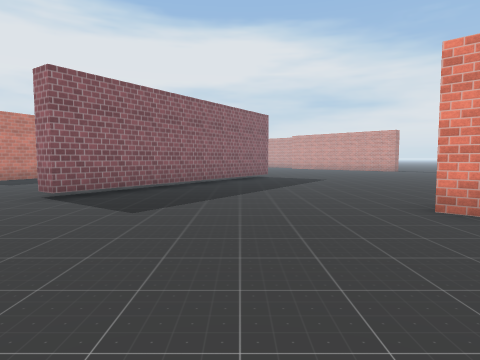
view 1 (above)

24 first-person views from a walk through a scene from a Unity 3-D project. The camera is 1.3 m above the floor, tilts 4° down and sees 75° across. The floor is counted in squares, 2 m on a side. Each view is taken from the middle of a square. On the plan, view 1 faces up. The plan holds only what a view shows up to about 10 squares ahead; the rest is blank. The place goes on beyond the plan. Some surface patterns are stand-ins.

view 2
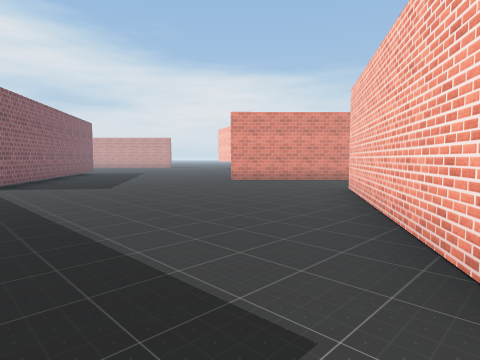

view 3
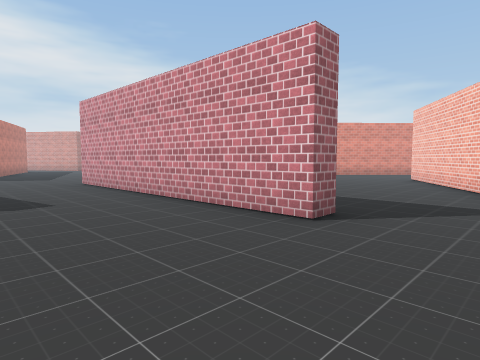

view 4
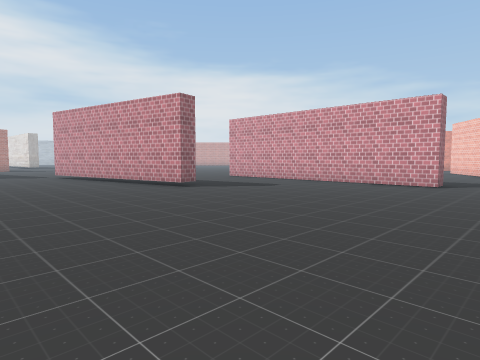

view 5
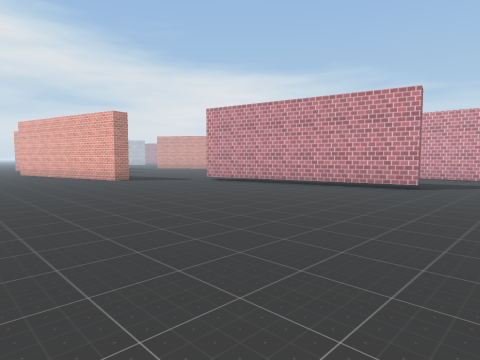

view 6
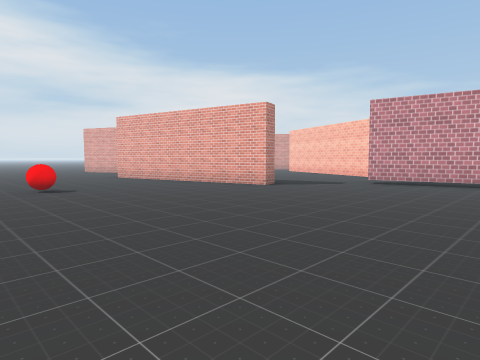

view 7
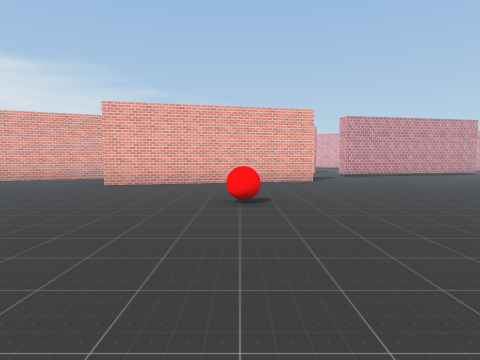

view 8
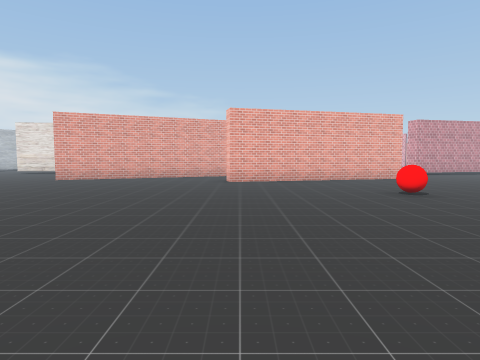

view 9
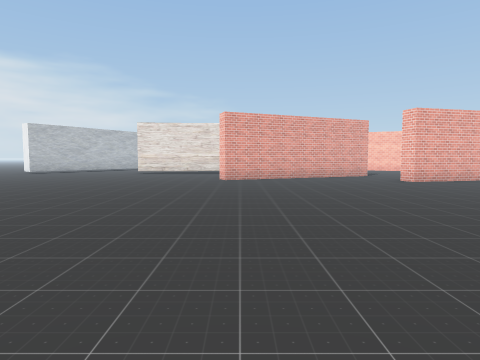

view 10
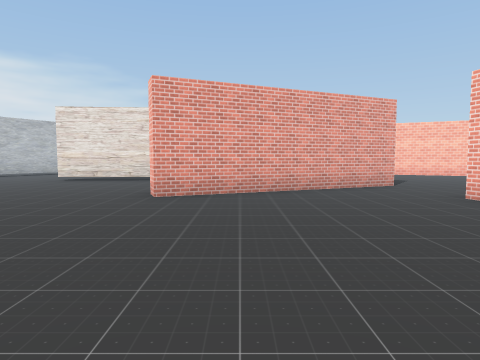

view 11
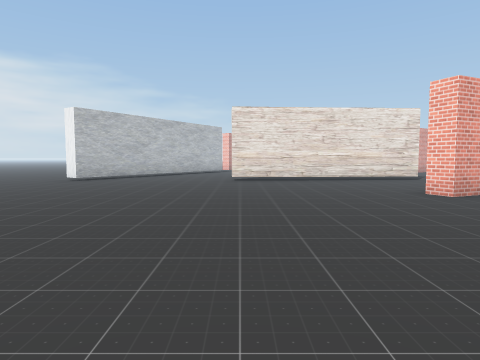

view 12
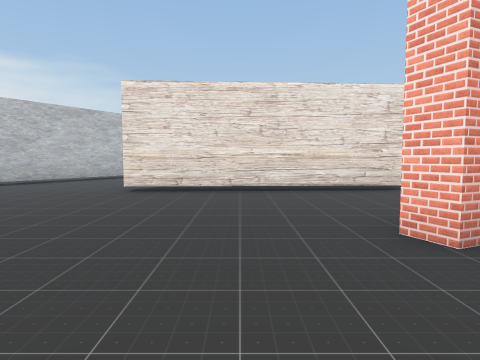

view 13
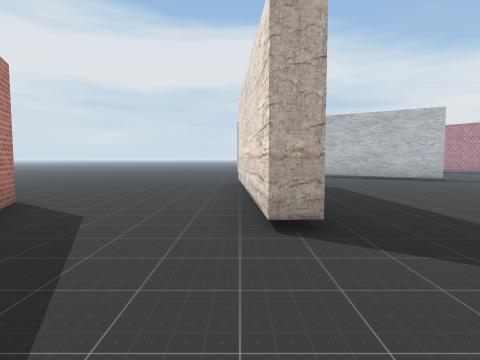

view 14
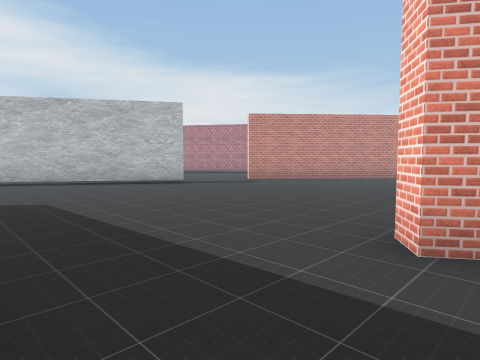

view 15
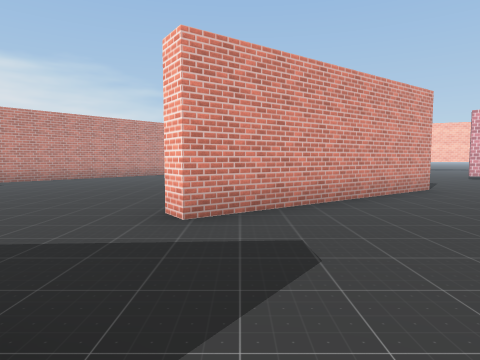

view 16
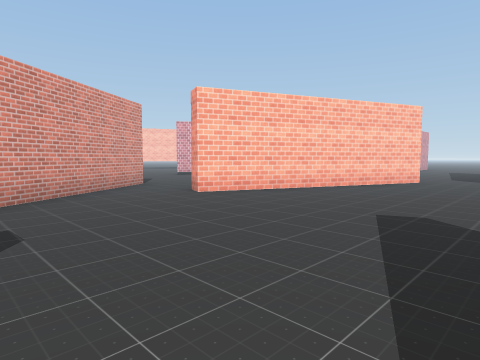

view 17
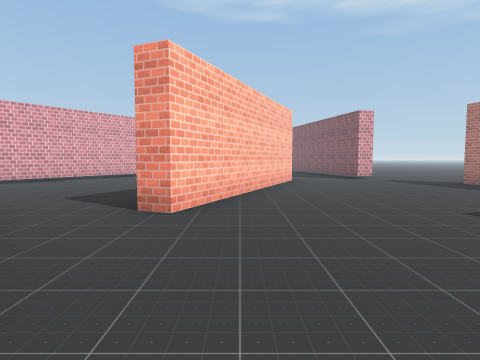

view 18
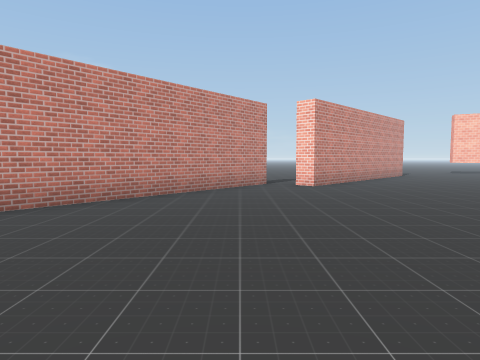

view 19
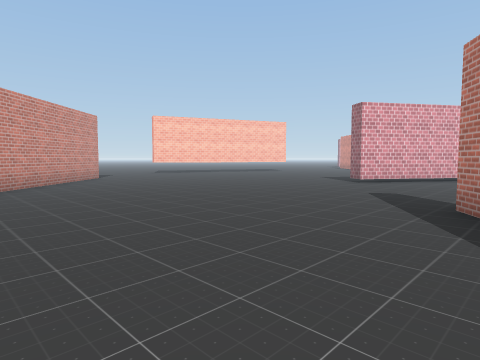

view 20
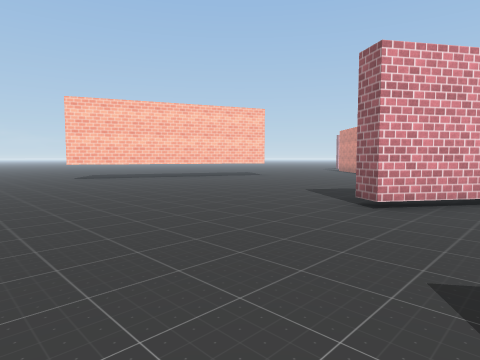

view 21
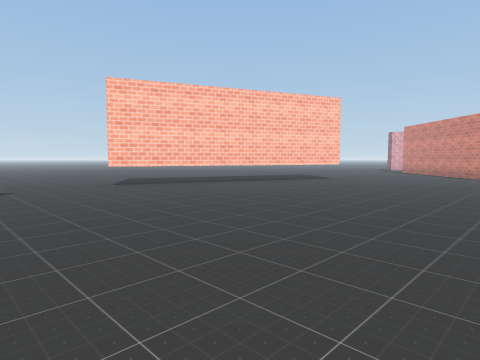

view 22
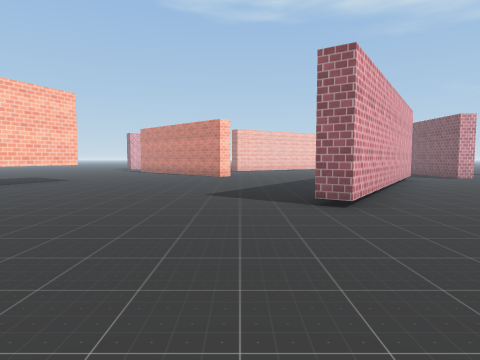

view 23
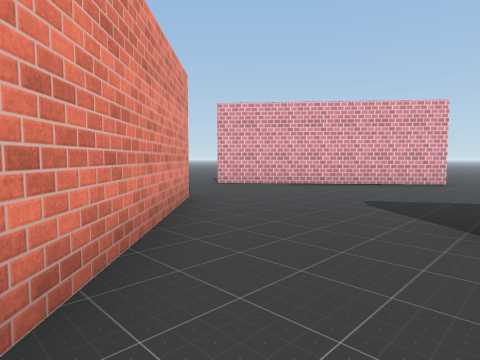

view 24
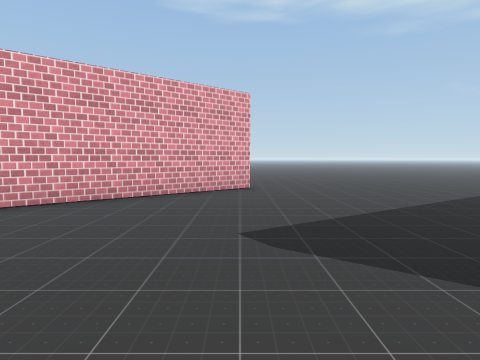

### Floor plan
Key: @ floor where view 1 was taken; # wall or solid block; . floor; T thing the floor can be seen under or through; O other object.
Columns run from 22 left of view 1 to 13 right of it. Each row starts with its distance up from view 1.
 26       ..........###..
 25      .............##..
 24     .........#.......##
 23    .......... ........##
 22   ...........T......... ##
 21  ............T...........##
 20 ..........#..T.............
 19  .........#..T............#
 18   ........##.....#........##
 17   .........#.....##........##
 16  ..........#......#.........##
 15 .........#........##..........
 14  ........# ......#.#...............
 13   .......#  .....#..................
 12  .....O..##.....##.............T....
 11   ........#.....# .............T...
 10    .......#....##  ...##.......T..
  9     ...........#.  ..##.......T..
  8     ........T........#........T.
  7     ........T.......##.......T.
  6     ........TT.....##........T..
  5     .........T...#.#............
  4       .......T...# ......#..
  3       .......T...# ......##
  2       ...........# .......##
  1       ...........#.........##
  0          ........#....@.....#.
 -1          ........#.....##......
 -2          ............###........
 -3          ...........## ......##.
 -4                       ......##
 -5                      ......##
 -6                      .....##

Where each view was taken, in squares from view 1:
view 1: 0 up, 0 right, facing up
view 2: 3 down, 4 left, facing up-right
view 3: 3 down, 8 left, facing up-right
view 4: 3 down, 13 left, facing up-right
view 5: 1 up, 16 left, facing up-right
view 6: 5 up, 18 left, facing up-right
view 7: 12 up, 21 left, facing right
view 8: 15 up, 22 left, facing right
view 9: 20 up, 22 left, facing right
view 10: 19 up, 18 left, facing right
view 11: 24 up, 18 left, facing right
view 12: 22 up, 15 left, facing right
view 13: 16 up, 9 left, facing up
view 14: 18 up, 8 left, facing up-right
view 15: 18 up, 9 left, facing right
view 16: 18 up, 10 left, facing down-right
view 17: 18 up, 6 left, facing down
view 18: 21 up, 4 left, facing right
view 19: 19 up, 3 left, facing down-right
view 20: 15 up, 1 left, facing down-right
view 21: 15 up, 2 right, facing down-right
view 22: 15 up, 2 right, facing down
view 23: 3 up, 2 right, facing down-right
view 24: 1 up, 4 right, facing down
